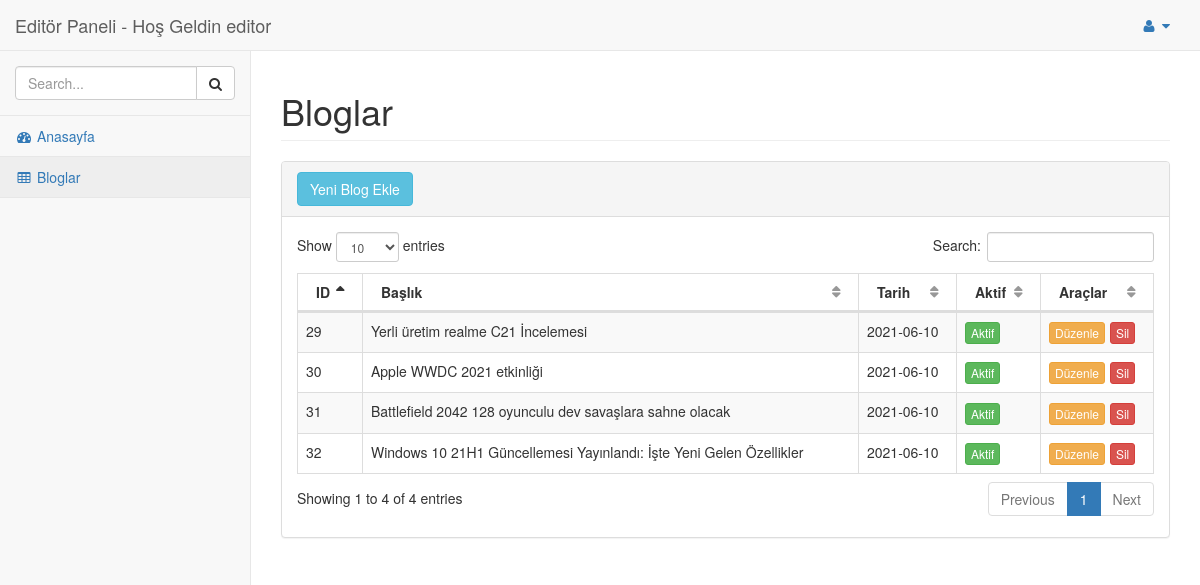
The page /editor/pages/editorblog.php (signed in) on the database its author committed.
### tables this page shows
CREATE TABLE IF NOT EXISTS `blog` (
  `id` int(11) NOT NULL AUTO_INCREMENT,
  `baslik` varchar(100) NOT NULL DEFAULT '0',
  `alt_baslik` varchar(250) NOT NULL DEFAULT '0',
  `aciklama` text NOT NULL DEFAULT '0',
  `tarih` date NOT NULL DEFAULT current_timestamp(),
  `resim` varchar(500) DEFAULT NULL,
  `aktif` int(1) NOT NULL DEFAULT 0,
  `kategori` varchar(50) DEFAULT NULL,
  `yazar` varchar(50) DEFAULT 'admin',
  PRIMARY KEY (`id`)
);

### editor/pages/editorblog.php (the view, shortened to what this page needs)
<?php require_once 'editorinc-ayarlar.php' ?>
<!DOCTYPE html>
<html lang="en">
<head>
    <link href="../bower_components/bootstrap/dist/css/bootstrap.min.css" rel="stylesheet">
    <link href="../bower_components/metisMenu/dist/metisMenu.min.css" rel="stylesheet">
    <link href="../bower_components/datatables-plugins/integration/bootstrap/3/dataTables.bootstrap.css" rel="stylesheet">
    <link href="../bower_components/datatables-responsive/css/dataTables.responsive.css" rel="stylesheet">
    <link href="../dist/css/sb-admin-2.css" rel="stylesheet">
    <link href="../bower_components/font-awesome/css/font-awesome.min.css" rel="stylesheet" type="text/css">
</head>
<body>
    <div id="wrapper">
        <?php include_once 'editorinc-menu.php' ?>
        <div id="page-wrapper">
            <div class="row">
                <div class="col-lg-12">
                    <h1 class="page-header">
                        Bloglar
                    </h1>
                </div>
            </div>
            <div class="row">
                <div class="col-lg-12">
                    <div class="panel panel-default">
                        <div class="panel-heading">
                            <a class="btn btn-info" style="margin-right: 1%;" href="editorblog_ekle.php"> Yeni Blog Ekle </a>
                        </div>
                        <div class="panel-body">
                            <div class="dataTable_wrapper">
                                <table width="100%" class="table table-striped table-bordered table-hover" id="dataTables-example">
                                    <thead>
                                        <tr>
                                            <th>ID</th>
                                            <th>Başlık</th>
                                            <th>Tarih</th>
                                            <th>Aktif</th>
                                            <th>Araçlar</th>
                                        </tr>
                                    </thead>
                                    <tbody>
                                        <?php
                                        $cek = $db->prepare("select * from blog where yazar = 'editor' order by id desc");
                                        $cek->execute();
                                        while ($row = $cek->fetch(PDO::FETCH_ASSOC)) {
                                        ?>
                                            <tr class="odd gradeX">
                                                <td><?= $row["id"] ?></td>
                                                <td><?= $row["baslik"] ?></td>
                                                <td><?= $row["tarih"] ?></td>
                                                <td class="center">
                                                    <?php if ($row["aktif"] == 1) { ?>
                                                        <a class="btn btn-success btn-xs" style="margin-right: 1%;" href="editorblog.php?is=aktif&id=<?= $row["id"] ?>&drm=<?= $row["aktif"] ?>" onclick="return confirm('Aktiflik Durumu Değişsin mi ?')">
                                                            Aktif </a>
                                                        <?php
                                                    } else {?>
                                                        <a class="btn btn-danger btn-xs" style="margin-right: 1%;" href="editorblog.php?is=aktif&id=<?= $row["id"] ?>&drm=<?= $row["aktif"] ?>" onclick="return confirm('Aktiflik Durumu Değişsin mi ?')">
                                                            Pasif </a>
                                                    <?php } ?></td>
                                                <td class="center">
                                                    <a class="btn btn-warning btn-xs" style="margin-right: 1%;" href="editorblog_duzenle.php?id=<?= $row["id"] ?>"> Düzenle </a>
                                                    <a class="btn btn-danger btn-xs" style="margin-right: 1%;" href="editorblog.php?is=sil&id=<?= $row["id"] ?>" onclick="return confirm('Silmek İstediğinize Emin Misiniz ?')"> Sil </a>
                                                </td>
                                            </tr>
                                        <?php } ?>
                                    </tbody>
                                </table>
                            </div>
                        </div>
                    </div>
                </div>
            </div>
        </div>
    </div>
</body>
</html>

### editor/pages/editorinc-menu.php (shortened to what this page needs)
<nav class="navbar navbar-default navbar-static-top" role="navigation" style="margin-bottom: 0">
    <div class="navbar-header">
        <a class="navbar-brand" href="editoranasayfa.php">Editör Paneli - Hoş Geldin <?= $_SESSION['kadi']; ?></a>
    </div>
    <ul class="nav navbar-top-links navbar-right">
        <li class="dropdown">
            <a class="dropdown-toggle" data-toggle="dropdown" href="#">
                <i class="fa fa-user fa-fw"></i> <i class="fa fa-caret-down"></i>
            </a>
        </li>
    </ul>
    <div class="navbar-default sidebar" role="navigation">
        <div class="sidebar-nav navbar-collapse">
            <ul class="nav" id="side-menu">
                <li class="sidebar-search">
                    <div class="input-group custom-search-form">
                        <input type="text" class="form-control" placeholder="Search...">
                        <span class="input-group-btn">
                            <button class="btn btn-default" type="button">
                                <i class="fa fa-search"></i>
                            </button>
                        </span>
                    </div>
                </li>
                <li>
                    <a href="editoranasayfa.php"><i class="fa fa-dashboard fa-fw"></i> Anasayfa</a>
                </li>
                <li>
                    <a href="editorblog.php"><i class="fa fa-table fa-fw"></i> Bloglar</a>
                </li>
            </ul>
        </div>
    </div>
</nav>

### rows shown on the page
blog: id "32", baslik "Windows 10 21H1 Güncellemesi Yayınlandı: İşte Yeni Gelen Özellikler", tarih "2021-06-10"
blog: id "31", baslik "Battlefield 2042 128 oyunculu dev savaşlara sahne olacak", tarih "2021-06-10"
blog: id "30", baslik "Apple WWDC 2021 etkinliği", tarih "2021-06-10"
blog: id "29", baslik "Yerli üretim realme C21 İncelemesi", tarih "2021-06-10"

### other values the page prints
$_SESSION['kadi'] "editor"
